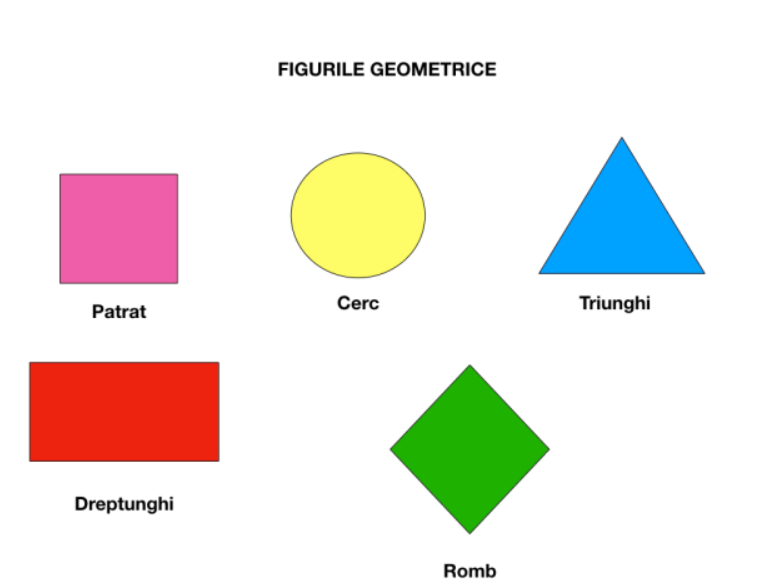
#> input picture PycharmProjects/PrelucrareaImaginilor/forme.png, 782 x 580 px
$ python tema4.py
#> lines starting #> are read from the running program, lines starting #| are printed output that depends on the picture; after the words box and inside, x2 and y2 are one past the last pixel; in counts of white or black regions, pixels touching at a corner belong together
import cv2
import numpy as np
import matplotlib.pyplot as plt

img = cv2.imread("forme.png", cv2.IMREAD_GRAYSCALE)
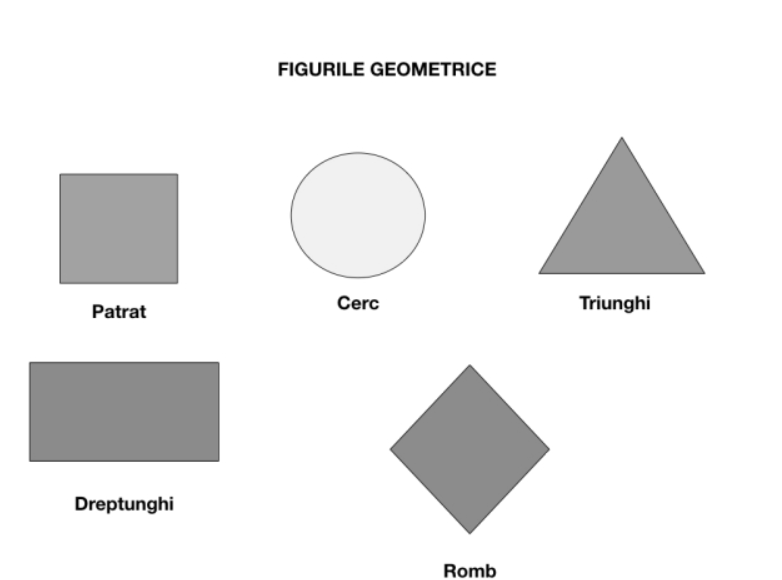
#> img: shape (580, 782); min 0, max 255, mean 238.5
_, A = cv2.threshold(img, 127, 255, cv2.THRESH_BINARY)
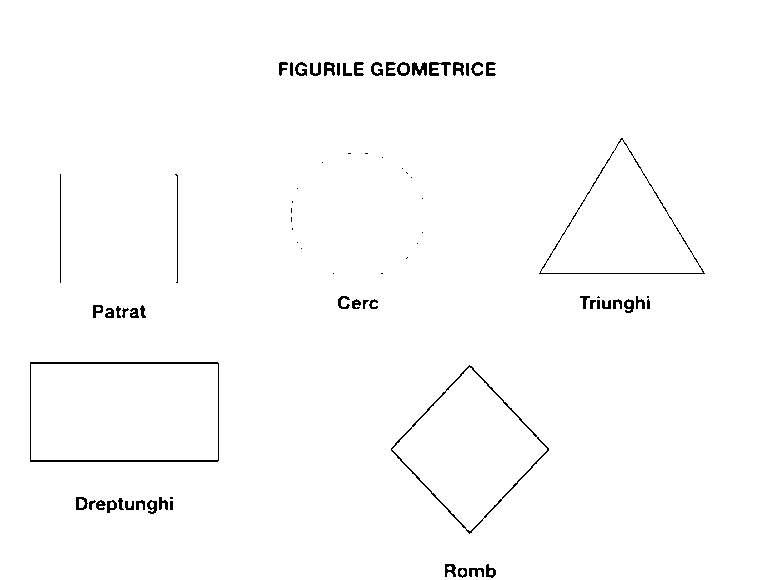
#> A: shape (580, 782); 98.7% white; black in thin lines or dots, all inside (x1, y1, x2, y2) = (30, 62, 705, 578)

B = np.ones((3, 3), np.uint8)


eroded = cv2.erode(A, B)
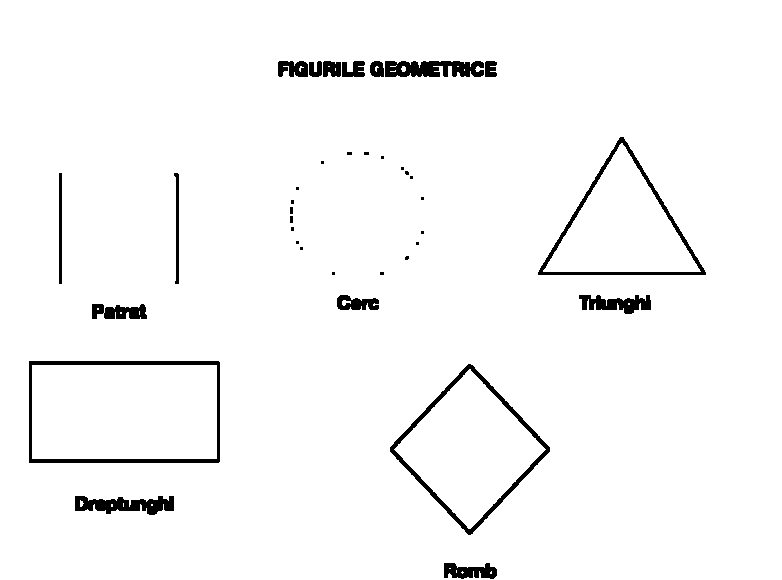
#> eroded: shape (580, 782); 97.1% white; 37 black regions (18 under 20 px), largest, box (x1, y1, x2, y2) and area: (29, 361, 220, 463) 2090, (390, 364, 550, 535) 1992, (538, 137, 706, 275) 1715
contour = A - eroded
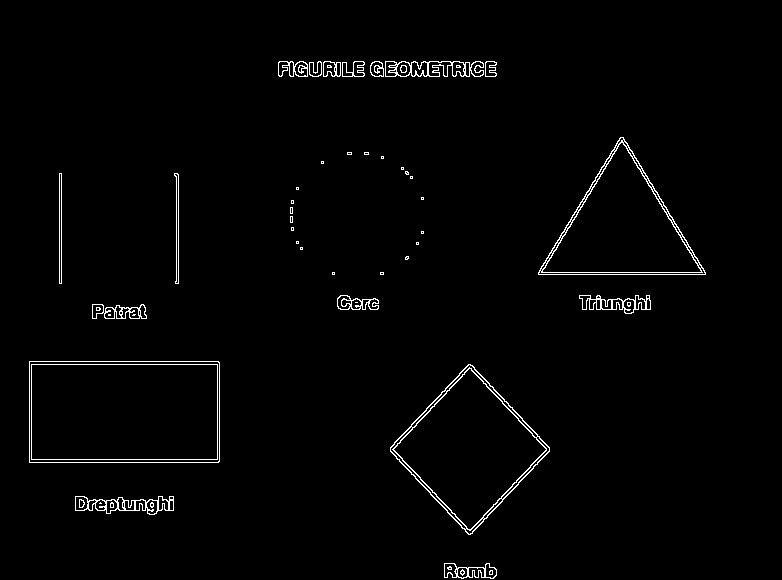
#> contour: shape (580, 782); 1.6% white in thin lines or dots, all inside (x1, y1, x2, y2) = (29, 61, 706, 579)

ys, xs = np.where(A == 255)
p = (ys[0], xs[0])
#> p = (0, 0)

X = np.zeros_like(A)
X[p] = 255

A_comp = cv2.bitwise_not(A)

while True:
    X_new = cv2.dilate(X, B)
    X_new = cv2.bitwise_and(X_new, A_comp)

    if np.array_equal(X_new, X):
        break

    X = X_new

filled_interior = X
contour_plus_interior = cv2.bitwise_or(contour, filled_interior)

fig, ax = plt.subplots(2, 2, figsize=(8, 8))

ax[0][0].imshow(A, cmap="gray")
ax[0][0].set_title("Original binara")
ax[0][0].axis("off")

ax[0][1].imshow(contour, cmap="gray")
ax[0][1].set_title("Contur")
ax[0][1].axis("off")

ax[1][0].imshow(filled_interior, cmap="gray")
ax[1][0].set_title("Interior umplut (X)")
ax[1][0].axis("off")

ax[1][1].imshow(contour_plus_interior, cmap="gray")
ax[1][1].set_title("Contur + interior")
ax[1][1].axis("off")

plt.show()
